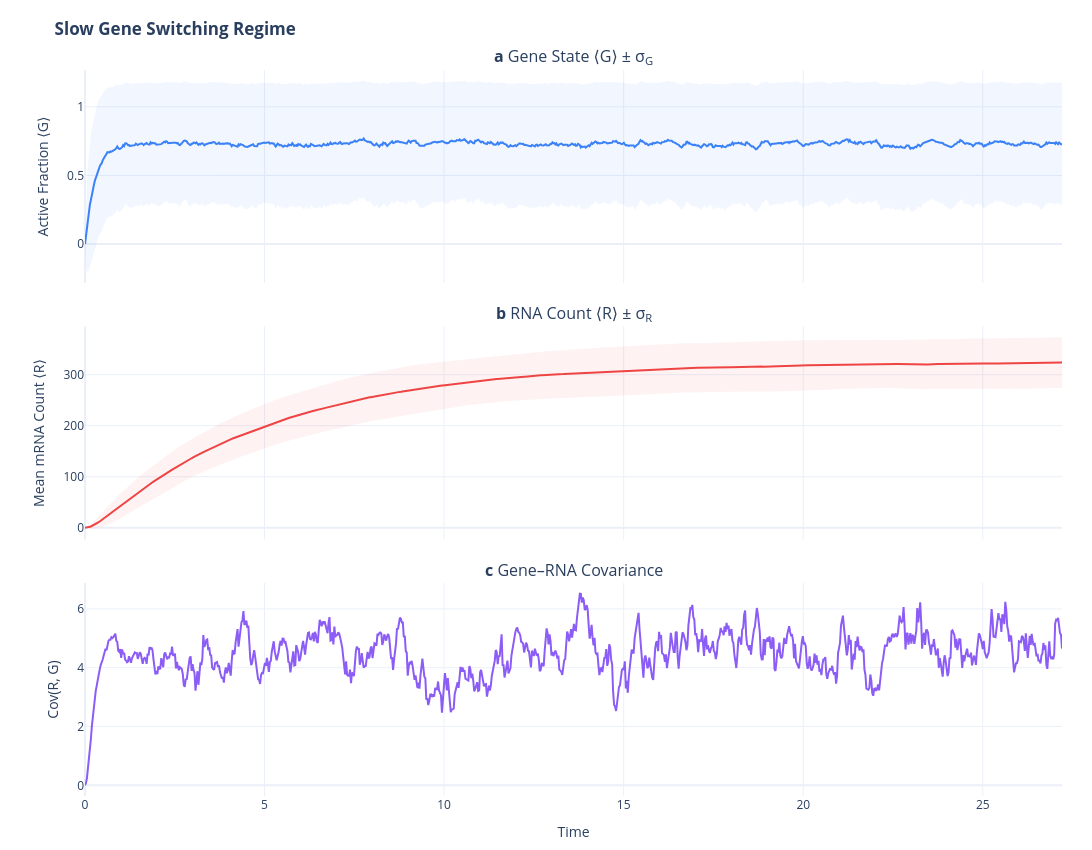
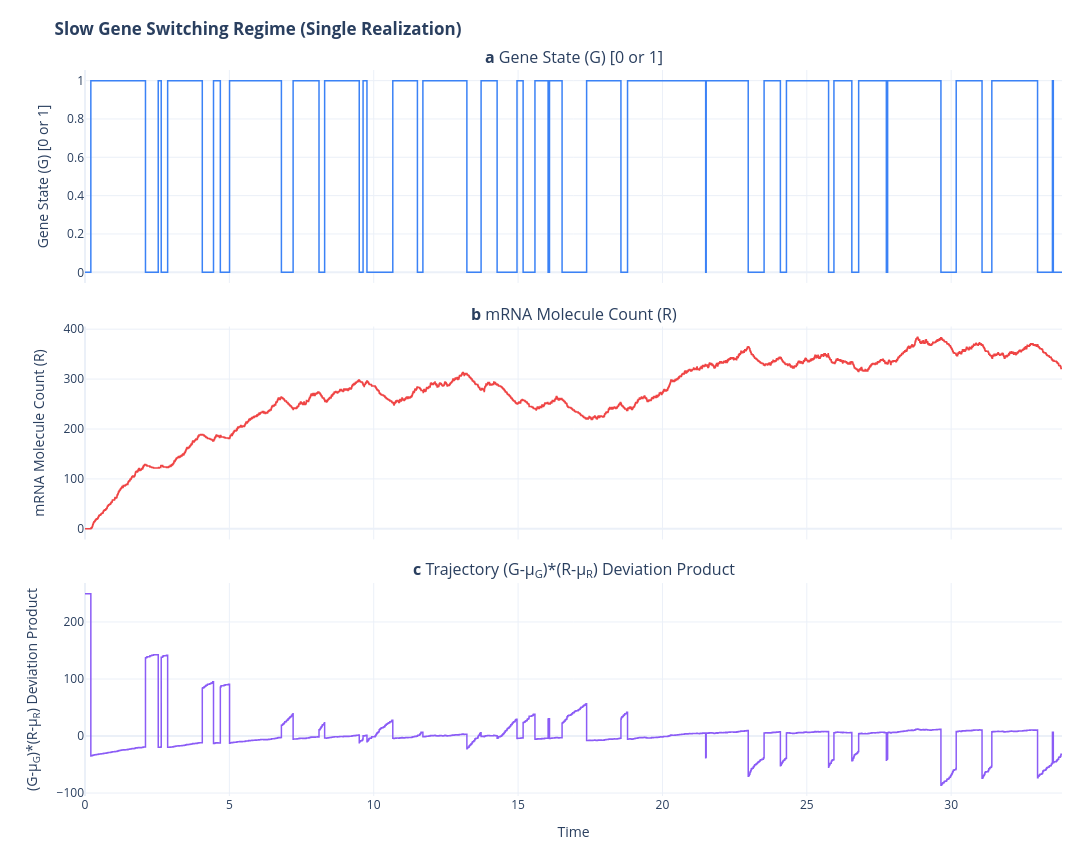

Notebook cell for these charts, in order:
### Markdown cell above
**1a. Slow switching** ($k_{\text{on}}=0.01,\; k_{\text{off}}=0.02 \ll k_{\text{deg}}=0.2$)

Gene rarely flips, so each cell stays locked ON or OFF for a long time →
strong cell-to-cell variability, **wide $\sigma_R$** and **high G–R covariance** .

### Code cell
run_experiment(
    title="Slow Gene Switching Regime",
    k_on=2.7,
    k_off=1,
    k_syn=89.0,
    show_single_trajectory=True
)

### Figure 1 — Plotly figure (JSON) as saved in the notebook; plotly's stock layout.template omitted (floating-point values rounded to 4 significant figures; data arrays with more than 128 entries replaced by an {"elided": "..."} marker saying what was removed)
{"data": [{"hoverinfo": "skip", "line": {"width": 0}, "showlegend": false, "type": "scatter", "x": {"elided": "1000 float values"}, "xaxis": "x", "y": {"elided": "1000 float values"}, "yaxis": "y"}, {"fill": "tonexty", "fillcolor": "rgba(59, 130, 246, 0.07)", "hoverinfo": "skip", "line": {"width": 0}, "showlegend": false, "type": "scatter", "x": {"elided": "1000 float values"}, "xaxis": "x", "y": {"elided": "1000 float values"}, "yaxis": "y"}, {"hovertemplate": "⟨G⟩ = %{y:.3f}<extra></extra>", "line": {"color": "#3B82F6", "width": 2}, "showlegend": false, "type": "scatter", "x": {"elided": "1000 float values"}, "xaxis": "x", "y": {"elided": "1000 float values"}, "yaxis": "y"}, {"hoverinfo": "skip", "line": {"width": 0}, "showlegend": false, "type": "scatter", "x": {"elided": "1000 float values"}, "xaxis": "x2", "y": {"elided": "1000 float values"}, "yaxis": "y2"}, {"fill": "tonexty", "fillcolor": "rgba(239, 68, 68, 0.07)", "hoverinfo": "skip", "line": {"width": 0}, "showlegend": false, "type": "scatter", "x": {"elided": "1000 float values"}, "xaxis": "x2", "y": {"elided": "1000 float values"}, "yaxis": "y2"}, {"hovertemplate": "⟨R⟩ = %{y:.1f}<extra></extra>", "line": {"color": "#EF4444", "width": 2}, "showlegend": false, "type": "scatter", "x": {"elided": "1000 float values"}, "xaxis": "x2", "y": {"elided": "1000 float values"}, "yaxis": "y2"}, {"hovertemplate": "Cov = %{y:.3f}<extra></extra>", "line": {"color": "#8B5CF6", "width": 2}, "showlegend": false, "type": "scatter", "x": {"elided": "1000 float values"}, "xaxis": "x3", "y": {"elided": "1000 float values"}, "yaxis": "y3"}], "layout": {"annotations": [{"font": {"size": 16}, "showarrow": false, "text": "<b>a</b> Gene State ⟨G⟩ ± σ<sub>G</sub>", "x": 0.5, "xanchor": "center", "xref": "paper", "y": 1, "yanchor": "bottom", "yref": "paper"}, {"font": {"size": 16}, "showarrow": false, "text": "<b>b</b> RNA Count ⟨R⟩ ± σ<sub>R</sub>", "x": 0.5, "xanchor": "center", "xref": "paper", "y": 0.6467, "yanchor": "bottom", "yref": "paper"}, {"font": {"size": 16}, "showarrow": false, "text": "<b>c</b> Gene–RNA Covariance", "x": 0.5, "xanchor": "center", "xref": "paper", "y": 0.2933, "yanchor": "bottom", "yref": "paper"}], "height": 850, "hovermode": "x", "margin": {"b": 50, "l": 85, "r": 30, "t": 70}, "title": {"text": "<b>Slow Gene Switching Regime</b>"}, "width": 1100, "xaxis": {"anchor": "y", "domain": [0, 1], "matches": "x3", "showticklabels": false}, "xaxis2": {"anchor": "y2", "domain": [0, 1], "matches": "x3", "showticklabels": false}, "xaxis3": {"anchor": "y3", "domain": [0, 1], "title": {"text": "Time"}}, "yaxis": {"anchor": "x", "domain": [0.7067, 1], "title": {"text": "Active Fraction ⟨G⟩"}}, "yaxis2": {"anchor": "x2", "domain": [0.3533, 0.6467], "title": {"text": "Mean mRNA Count ⟨R⟩"}}, "yaxis3": {"anchor": "x3", "domain": [0, 0.2933], "title": {"text": "Cov(R, G)"}}}}

### Figure 2 — Plotly figure (JSON) as saved in the notebook; plotly's stock layout.template omitted (floating-point values rounded to 4 significant figures; data arrays with more than 128 entries replaced by an {"elided": "..."} marker saying what was removed)
{"data": [{"hovertemplate": "G = %{y:.0f}<extra></extra>", "line": {"color": "#3B82F6", "shape": "hv", "width": 1.5}, "showlegend": false, "type": "scatter", "x": {"elided": "4001 float values"}, "xaxis": "x", "y": {"elided": "4001 float values"}, "yaxis": "y"}, {"hovertemplate": "R = %{y:.0f}<extra></extra>", "line": {"color": "#EF4444", "shape": "hv", "width": 1.5}, "showlegend": false, "type": "scatter", "x": {"elided": "4001 float values"}, "xaxis": "x2", "y": {"elided": "4001 float values"}, "yaxis": "y2"}, {"hovertemplate": "(G-μ_G)(R-μ_R) = %{y:.2f}<extra></extra>", "line": {"color": "#8B5CF6", "shape": "hv", "width": 1.5}, "showlegend": false, "type": "scatter", "x": {"elided": "4001 float values"}, "xaxis": "x3", "y": {"elided": "4001 float values"}, "yaxis": "y3"}], "layout": {"annotations": [{"font": {"size": 16}, "showarrow": false, "text": "<b>a</b> Gene State (G) [0 or 1]", "x": 0.5, "xanchor": "center", "xref": "paper", "y": 1, "yanchor": "bottom", "yref": "paper"}, {"font": {"size": 16}, "showarrow": false, "text": "<b>b</b> mRNA Molecule Count (R)", "x": 0.5, "xanchor": "center", "xref": "paper", "y": 0.6467, "yanchor": "bottom", "yref": "paper"}, {"font": {"size": 16}, "showarrow": false, "text": "<b>c</b> Trajectory (G-μ<sub>G</sub>)*(R-μ<sub>R</sub>) Deviation Product", "x": 0.5, "xanchor": "center", "xref": "paper", "y": 0.2933, "yanchor": "bottom", "yref": "paper"}], "height": 850, "hovermode": "x", "margin": {"b": 50, "l": 85, "r": 30, "t": 70}, "title": {"text": "<b>Slow Gene Switching Regime (Single Realization)</b>"}, "width": 1100, "xaxis": {"anchor": "y", "domain": [0, 1], "matches": "x3", "showticklabels": false}, "xaxis2": {"anchor": "y2", "domain": [0, 1], "matches": "x3", "showticklabels": false}, "xaxis3": {"anchor": "y3", "domain": [0, 1], "title": {"text": "Time"}}, "yaxis": {"anchor": "x", "domain": [0.7067, 1], "title": {"text": "Gene State (G) [0 or 1]"}}, "yaxis2": {"anchor": "x2", "domain": [0.3533, 0.6467], "title": {"text": "mRNA Molecule Count (R)"}}, "yaxis3": {"anchor": "x3", "domain": [0, 0.2933], "title": {"text": "(G-μ<sub>G</sub>)*(R-μ<sub>R</sub>) Deviation Product"}}}}
